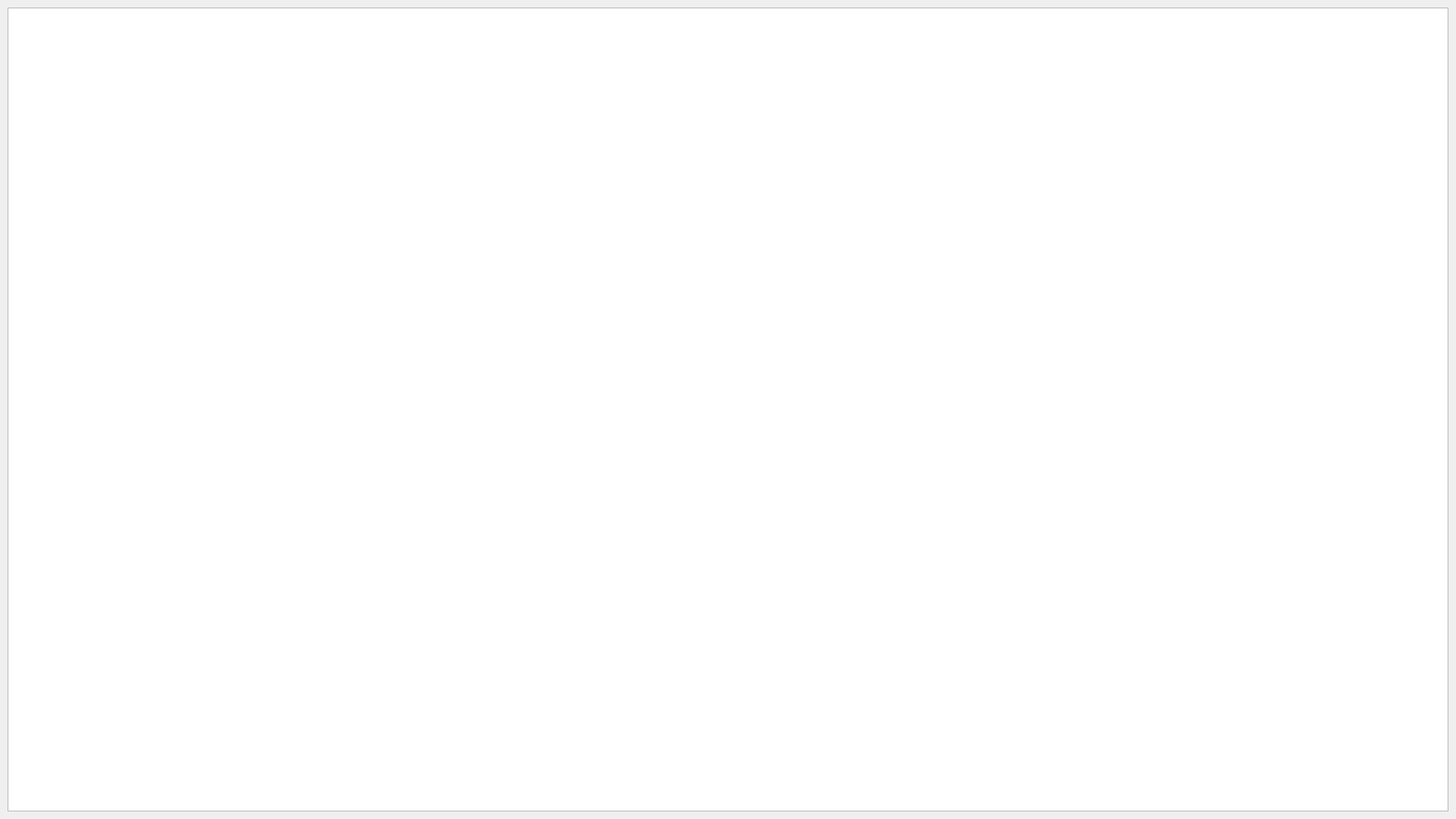
<?xml version="1.0" encoding="UTF-8"?>
<ui version="4.0">
 <class>Frame</class>
 <widget class="QFrame" name="Frame">
  <property name="geometry">
   <rect>
    <x>0</x>
    <y>0</y>
    <width>1920</width>
    <height>1080</height>
   </rect>
  </property>
  <property name="windowTitle">
   <string>Spots Layout</string>
  </property>
  <property name="frameShape">
   <enum>QFrame::NoFrame</enum>
  </property>
  <widget class="QTableView" name="tableView">
   <property name="geometry">
    <rect>
     <x>10</x>
     <y>10</y>
     <width>1900</width>
     <height>1060</height>
    </rect>
   </property>
   <property name="cornerButtonEnabled">
    <bool>false</bool>
   </property>
  </widget>
 </widget>
 <resources/>
 <connections/>
</ui>
